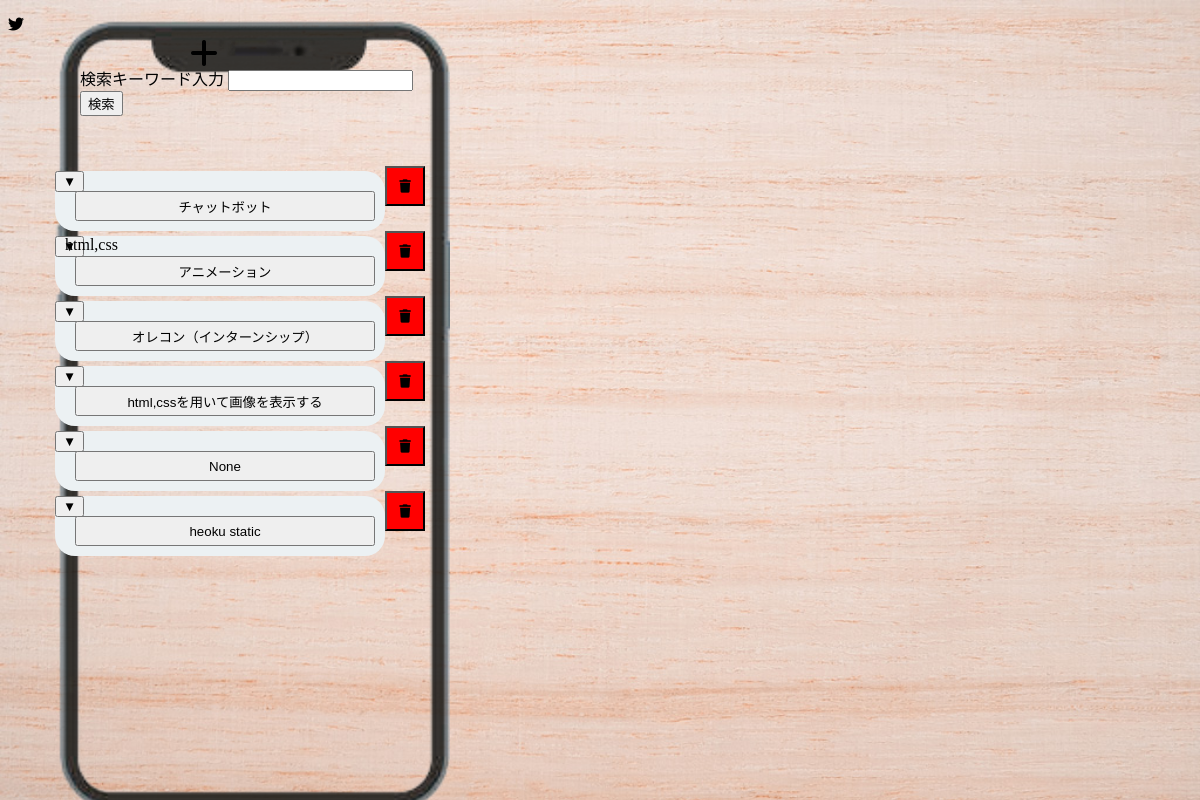
Before: /memo1/web_home with the older database file.
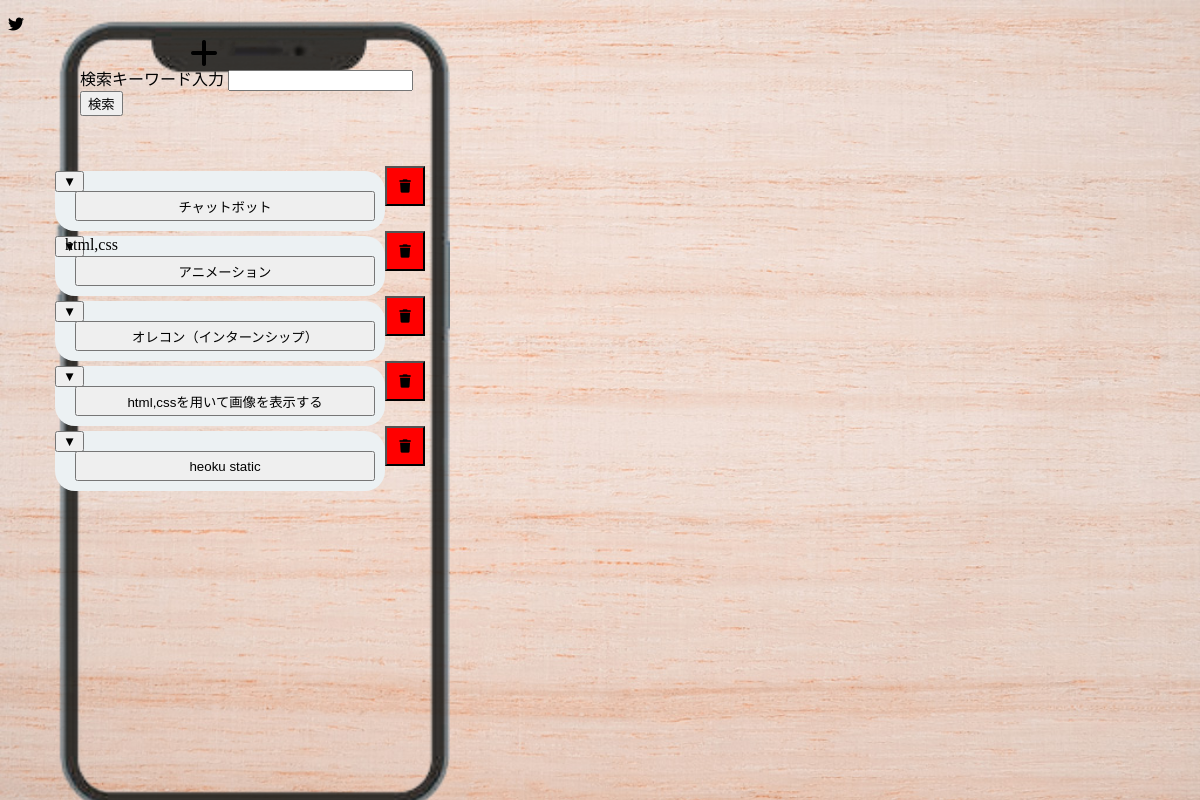
After: the same page with the newer database file.
### memo1/models.py (models this page shows, shortened)
class study_web(models.Model):
    title = models.CharField(max_length=100,null=True,blank=True)
    category = models.TextField(null=True,blank=True)
    content = models.TextField(null=True,blank=True)
    url = models.URLField(null=True,blank=True)

### memo1/views.py (the view)
# urls.py: path('web_home', views.web_home, name='web_home'),
def web_home(request):
   if(request.method == 'POST'):
      keywords=request.POST['keywords']
      data=web_search(keywords)
   data = study_web.objects.all()
   params = {
        'data': data,
   }
   return render(request, 'memo1/study_web.html',params)

### memo1/templates/memo1/study_web.html (shortened to what this page needs)
<!DOCTYPE html>
<html lang="ja">
<head>
<link href="https://use.fontawesome.com/releases/v6.2.0/css/all.css" rel="stylesheet">
{% load static %}
<link rel="stylesheet" href="{% static 'memo1/style.css' %}">
</head>
<body class="container">
<div class="smartphone">
  <div class="memo_system">
    <h1 class="add"><i class="fas fa-solid fa-plus"></i></h1>
    <form action="{% url 'web_home' %}" method="post">{% csrf_token %}
      検索キーワード入力
      <input type="text" name="keywords" />
      <button type="submit" name="submit">検索</button>
    </form>
  </div>
  <div class="memo_list">
  {% for item in data %}
    <div class="box1 child">
      <button class="title content" onclick='display_detail("{{item.title}}","{{item.category}}","{{item.url}}",{{item.id}})'>{{item.title}}</button>
      <a class="category content">{{item.category}}</a>
      <button class="editor" onclick='display_editor("{{item.title}}","{{item.category}}","{{item.url}}",{{item.id}})'>▼</button>
      <form action="{% url 'web_delete' %}" method="post">{% csrf_token %}
        <button onclick="return confirm('削除しますか?')" class="delete" type='submit' name='num' value="{{item.id}}"><i class="fas fa-solid fa-trash"></i></button>
      </form>
    </div>
{% endfor %}
  </div>
</div>
<p><i class="fab fa-twitter"></i></p>
</body>
</html>

### static/memo1/style.css (style rules this page uses)
body { background: white url("images/background.jpg") ; background-size: cover; }
.smartphone { background: url("images/smartphone_app.png") ; left:50px; width: 400px; height: 800px; background-size: cover; position: fixed; }
.memo_system { width: 350px; height: 140px; left:30px; position:relative; }
.add { width:30px; height: 30px; margin: 10px; left: 100px; top: 10px; position:relative; }
.memo_list { width: 350px; height: 550px; left:30px; }
.box1 { background: #ecf1f3; width: 330px; height: 60px; margin: 5px; top:0px; position:relative; border-radius: 20px; }
.category { width: 100px; height: 10px; left: 10px; position:absolute; }
.title { width: 300px; height: 30px; position:absolute; top: 20px; left:20px; }
p { white-space: pre-wrap; }
.delete { background: red; width: 40px; height: 40px; position:absolute; bottom: 25px; left:100%; }

Changed rows visible on the page:
removed study_web: title "None", {{ item.id }} 24 (drawn)
